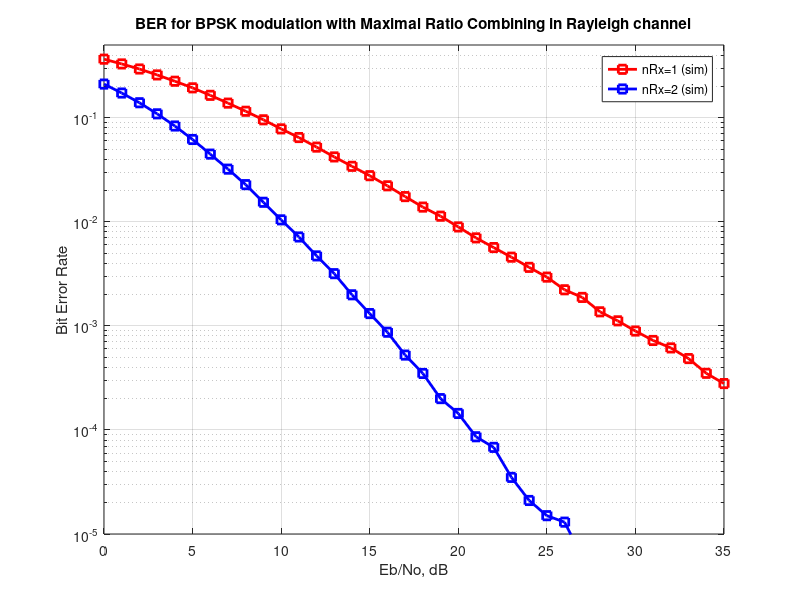

MATLAB code for this plot:
% Script for computing the BER for BPSK modulation in a
% Rayleigh fading channel with Maximal Ratio Combining

clear
N = 10^6; % number of bits or symbols
rng('shuffle');

% Transmitter
ip = ((2*(rand(1,N)>0.5))-1)+1j*((2*(rand(1,N)>0.5))-1); % BPSK modulation 0 -> -1; 1 -> 0
s=(1/sqrt(2))*ip;
nRx =  [1,2];
Eb_N0_dB = [0:35]; % multiple Eb/N0 values
ipHat=zeros(1,N);

for jj = 1:length(nRx)

    for ii = 1:length(Eb_N0_dB)

        n = 1/sqrt(2)*[randn(nRx(jj),N) + j*randn(nRx(jj),N)]; % white gaussian noise, 0dB variance
        h = 1/sqrt(2)*[randn(nRx(jj),N) + j*randn(nRx(jj),N)]; % Rayleigh channel

        % Channel and noise Noise addition
    
        y = h.*s+ 10^(-Eb_N0_dB(ii)/20)*n;

        % equalization maximal ratio combining 
        yHat =  sum(conj(h).*y,1)./sum(h.*conj(h),1);
        y_re=real(yHat);
        y_im=imag(yHat);
        

        % receiver - hard decision decoding
        ipHat(find(y_re>0&y_im>0))= 1+1j;
        ipHat(find(y_re>0&y_im<0))= 1-1j;
        ipHat(find(y_re<0&y_im>0))= -1+1j;
        ipHat(find(y_re<0&y_im<0))= -1-1j;


        % counting the errors
        nErr(jj,ii) = size(find([ip-ipHat]),2);

    end

end
simBer = nErr/N; % simulated ber
EbN0Lin = 10.^(Eb_N0_dB/10);
%theoryBer_nRx1 = 0.5.*(1-1*(1+1./EbN0Lin).^(-0.5)); 
%p = 1/2 - 1/2*(1+1./EbN0Lin).^(-1/2);
%theoryBer_nRx2 = p.^2.*(1+2*(1-p)); 

close all
figure
%semilogy(Eb_N0_dB,theoryBer_nRx1,'bp-','LineWidth',2);
semilogy(Eb_N0_dB,simBer(1,:),'r-s','LineWidth',2);hold on;
%semilogy(Eb_N0_dB,theoryBer_nRx2,'b','LineWidth',2);
semilogy(Eb_N0_dB,simBer(2,:),'b-s','LineWidth',2);hold off;
axis([0 35 10^-5 0.5])
grid on
legend( 'nRx=1 (sim)','nRx=2 (sim)');
xlabel('Eb/No, dB');
ylabel('Bit Error Rate');
title('BER for BPSK modulation with Maximal Ratio Combining in Rayleigh channel');


